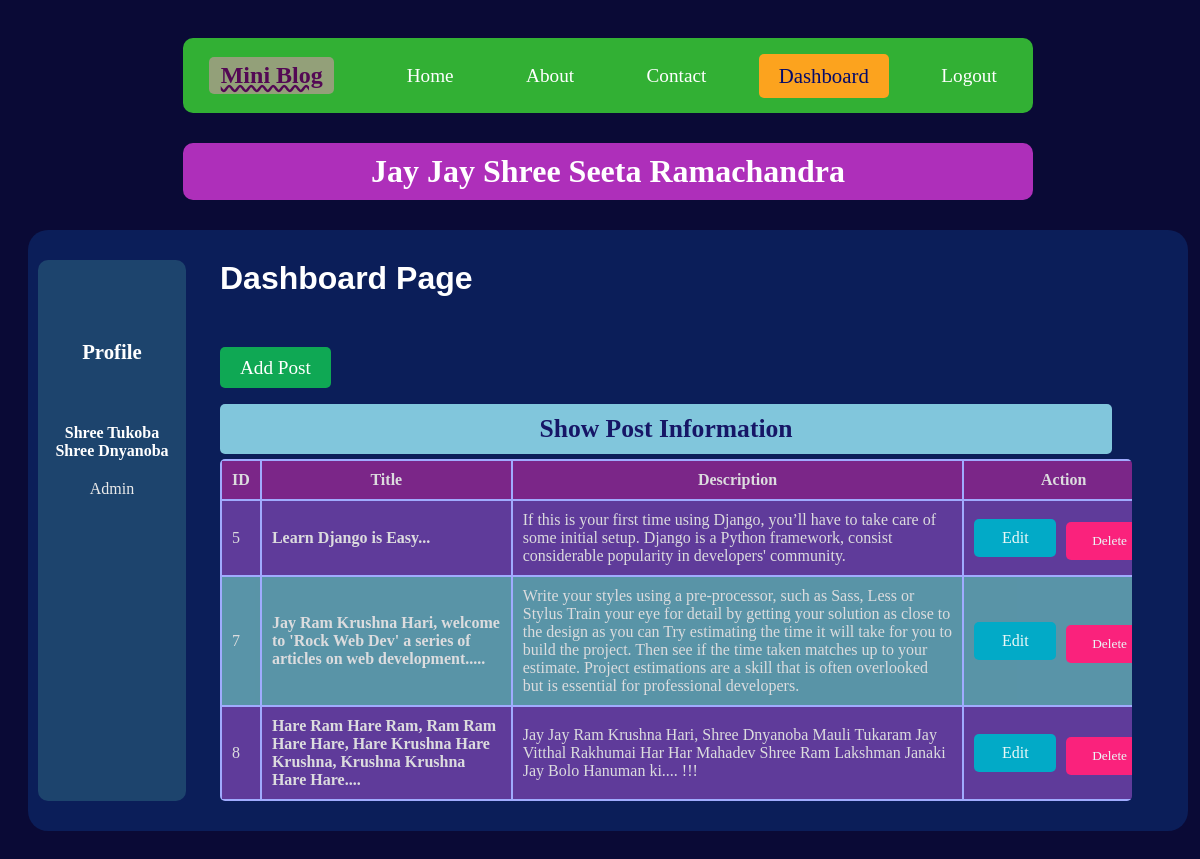
The page /dashboard/ (signed in) on the database its author committed.
### blog/models.py (models this page shows)
class Post(models.Model):
  title = models.CharField(max_length=200)
  description = models.TextField()

### blog/views.py (the view)
# urls.py: path('dashboard/', views.dashboard, name='dashboard'),
def dashboard(request):
  if request.user.is_authenticated:
    posts = Post.objects.all()
    user = request.user
    full_name = user.get_full_name()
    grps = user.groups.all()
    return render(
      request, 'blog/dashboard.html',
      context={'dashboard': 'selected', 'posts': posts, 'full_name': full_name, 'groups':grps}
    )
  else:
   return HttpResponseRedirect('/login/')

### blog/templates/blog/dashboard.html (shortened to what this page needs)
{% extends "blog/base.html" %}
{% block body  %}
  {% include "blog/nav.html" %}
  <h1>Jay Jay Shree Seeta Ramachandra</h1>
  <div class="dashboard">
    <aside class="side-bar">
      <h3>Profile</h3>
      <h4>{{full_name}}</h4>
      {% for grp in groups %}
        <p>{{grp.name}}</p>
      {% endfor %}
    </aside>
    <div class="posts-info-wrapper">
      <h2 class='dashboard-text'> Dashboard Page</h2>
      <a href="{% url 'add_post' %}" class="add_post-btn">Add Post</a>
      {% if posts %}
      <h3 class="posts-info-text"> Show Post Information</h3>
      <div class="table-wrapper">
          <table>
            <thead>
              <tr>
                <th>ID</th>
                <th>Title</th>
                <th>Description</th>
                <th>Action</th>
              </tr>
            </thead>
            <tbody>
              {% for post  in posts %}
              <tr>
                <td>{{post.id}}</td>
                <td class='post-title'>{{post.title}}</td>
                <td class='post-description'>{{post.description}}</td>
                <td class='action-btns-wrapper-td'>
                  <div class='action-btn-wrapper'>
                    <a class='edit_post-btn' href="{% url 'edit_post' post.id %}">Edit</a>
                    {% if perms.blog.delete_post %}
                      <form action="{% url 'delete_post' post.id %}" method='POST'>
                        <input class='delete_post-btn' type="submit" value="Delete">
                      </form>
                    {% endif %}
                  </div>
                </td>
              </tr>
              {% endfor %}
            </tbody>
          </table>
        </div>
      {% else %}
        <h4>No Records</h4>
      {% endif %}
    </div>
  </div>
{% endblock body  %}

### blog/templates/blog/base.html (shortened to what this page needs)
<!DOCTYPE html>
{% load static %}
<html lang="en">
<head>
  {% block style %}
    <link rel="stylesheet" href="{% static 'blog/css/index.css' %}">
  {% endblock style %}
</head>
<body>
  {% block body %}
  {% endblock body %}
</body>
</html>

### blog/templates/blog/nav.html
<nav class="navigation-bar">
  <div>Mini Blog</div>
  <a class='nav-link {{home}}' href="{% url 'home' %}">Home</a>
  <a class='nav-link {{about}}' href="{% url 'about' %}">About</a>
  <a class='nav-link {{contact}}' href="{% url 'contact' %}">Contact</a>
  {% if request.user.is_authenticated %}
    <a class='nav-link {{dashboard}}' href="{% url 'dashboard' %}">Dashboard</a>
    <a class='nav-link {{logout}}' href="{% url 'logout' %}">Logout</a>
  {% else %}
    <a class='nav-link {{signup}}' href="{% url 'signup' %}">Signup</a>
    <a class='nav-link {{login}}' href="{% url 'login' %}">Login</a>
  {% endif %}
</nav>

### blog/static/blog/css/index.css (style rules this page uses)
* { border: none; font-family: cursive; box-sizing: border-box; outline: none; }
body { min-height: 100vh; width: 100%; background-color: #0a0a36; color: #fff; padding: 20px; }
nav.navigation-bar { position: sticky; top: 10px; width: 100%; max-width: 850px; height: 75px; margin: 10px auto; display: flex; align-items: center; justify-content: space-around; background-color: #32b034; border-radius: 10px; }
nav.navigation-bar div { min-width: 125px; font-size: 1.5rem; font-family: cursive; font-weight: 700; margin: 0 20px 0 10px; padding: 5px; color: #530854; background-color: #fd8ec57a; text-align: center; border-radius: 5px; text-decoration: underline wavy; }
.nav-link { text-decoration: none; font-size: 1.2rem; color: #fff; padding: 10px 20px; border-radius: 5px; }
.nav-link.selected { background-color: #fca31e; font-size: 1.3rem; color: #040b6b; }
h1 { background-color: #f841f5b0; color: #fff; padding: 10px 20px; max-width: 850px; text-align: center; margin: 30px auto; border-radius: 10px; }
form { width: 100%; margin: 5px auto 0; padding: 10px 0 0; display: flex; flex-direction: column; align-items: center; row-gap: 15px; }
.dashboard { background-color: #127df72d; margin: 20px auto; padding: 30px 10px; max-width:1170px; border-radius: 20px; display: flex; column-gap: 24px; }
.side-bar { padding: 40px 10px; max-width: 148px; width: 20%; background-color: #72facb2c; border-radius: 10px; }
.side-bar h3 { text-align: center; margin: 30px 0 40px; padding: 10px 0; font-size: 1.3rem; }
.side-bar h4 { text-align: center; margin: 0; padding: 10px 0; }
.side-bar p { text-align: center; margin: 0; padding: 10px 0; color: #ebebeb; }
.posts-info-wrapper { max-width:1050px; width:80%; }
.posts-info-wrapper h2.dashboard-text { background-color: transparent; text-align: unset; width: max-content; margin: 0 10px 60px; font-size: 2rem; font-family: sans-serif; }
.add_post-btn { text-decoration: none; font-size: 1.2rem; margin-left: 10px; padding: 10px 20px; border-radius: 5px; cursor: pointer; transition:background-color 800ms; width: max-content; color: #fff; background-color: #0fa854; }
.posts-info-wrapper .posts-info-text { max-width: 945px; padding: 10px; margin: 25px 10px 5px; font-size: 1.6rem; text-align: center; color: #161666; background-color: #9cecfad0; border-radius: 5px; }
.posts-info-wrapper .table-wrapper { overflow-x: auto; width: 100%; max-width: 945px; min-width: auto; border-radius: 5px; margin-left: 10px; }
.posts-info-wrapper .table-wrapper table { border-collapse: collapse; max-width: 1000px; min-width: 945px; }
.table-wrapper th { background-color: #a5299bbb; }
.table-wrapper th, .table-wrapper td { border: 2px solid #a0abfe; padding: 10px; color: #dcdcde; width: max-content }
.table-wrapper table tbody tr:nth-child(2n) { background-color: #7ac5c8b5; }
.table-wrapper table tbody tr:nth-child(2n-1) { background-color: #8349b6b4; }
.post-title { width: 100%; max-width: 250px; font-weight: 600; }
.post-description { min-width: 300px; max-width: 450px; }
.action-btns-wrapper-td { max-width: 200px; margin: 0 auto; }
.action-btn-wrapper { display: flex; align-items: center; width: 100%; column-gap: 10px; }
.action-btn-wrapper .edit_post-btn, .action-btn-wrapper form { padding: 10px 20px; border-radius: 5px; cursor: pointer; transition: color background-color 500ms; width: 100px; text-align: center; }
.action-btn-wrapper .edit_post-btn { color: #ebf8f7; background-color: #02aac7; text-decoration: none; }
.action-btn-wrapper form { color: #ebf8f7; background-color: #fa227c; }
.action-btn-wrapper .delete_post-btn { width: 100%; background-color: transparent; color: inherit; cursor: pointer; }

### rows shown on the page
Post: id "5", title "Learn Django is Easy...", description "If this is your first time using Django, you’ll have to take care of some initial setup. Django is a Python framework, consist considerable popularity in developers' community."
Post: id "7", title "Jay Ram Krushna Hari, welcome to 'Rock Web Dev' a series of articles on web development.....", description "Write your styles using a pre-processor, such as Sass, Less or Stylus Train your eye for detail by getting your solution as close to the design as you can Try estimating the time it will take for you to build the project. Then see if the time taken matches up to your estimate. Project estimations are a skill that is often overlooked but is essential for professional developers."
Post: id "8", title "Hare Ram Hare Ram, Ram Ram Hare Hare, Hare Krushna Hare Krushna, Krushna Krushna Hare Hare....", description "Jay Jay Ram Krushna Hari, Shree Dnyanoba Mauli Tukaram Jay Vitthal Rakhumai Har Har Mahadev Shree Ram Lakshman Janaki Jay Bolo Hanuman ki.... !!!"

### other values the page prints
{{ full_name }} "Shree Tukoba Shree Dnyanoba"
{{ grp.name }} "Admin"
